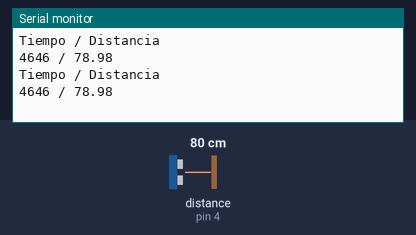
This sketch was run on a simulated Arduino Uno, built with avr-gcc and run on an emulated ATmega328P. Shown: the last lines printed to the serial monitor. Wiring (inferred from the names in the program): ultrasonic range finder: trigger pin 2; echo pin 4. The inputs (shaded band) are chosen by the test bench; at power-on: distance to the obstacle (sensor on pin 4) 80 cm. The echo pulse lasts 58.3 µs per cm.

Above: at 1.8 s.
1.9 s: distance to the obstacle (sensor on pin 4) set to 2 cm
At 2.5 s:
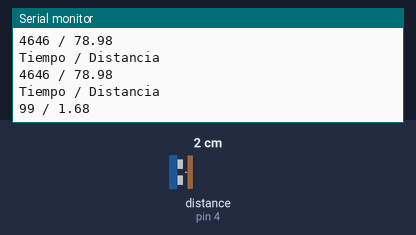
3.4 s: distance to the obstacle (sensor on pin 4) set to 4 cm
At 4.9 s:
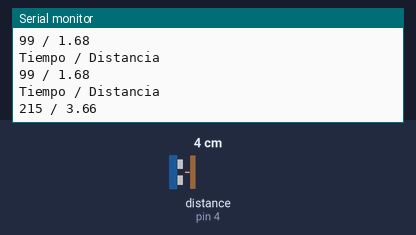
Timing chart, 0 to 6.4 s (numbered marks = the images above; inputs shaded):
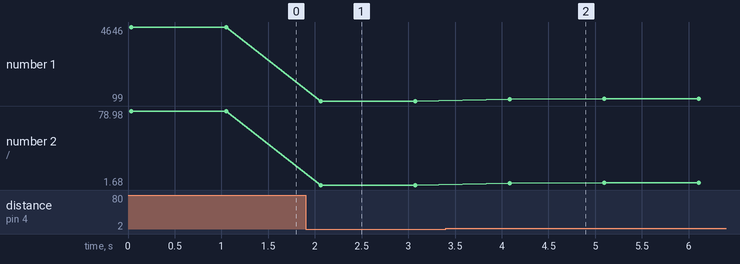

The sketch:

SensorUltrasonido.ino
```cpp
int trig = 2;
int eco = 4;
long tiempoPulso;
float dstMedida;

void setup() {
  Serial.begin(9600);
  pinMode(trig, OUTPUT);
  pinMode(eco, INPUT);
  digitalWrite(trig, LOW);
}
void loop() {
  delay(10);
  digitalWrite(trig, HIGH);
  delayMicroseconds(10);
  digitalWrite(trig, LOW);

  tiempoPulso = pulseIn(eco, HIGH);
  dstMedida = 0.0340 / 2 * tiempoPulso;
  Serial.println("Tiempo / Distancia");
  Serial.print(tiempoPulso);
  Serial.print(" / ");
  Serial.println(dstMedida);
  delay(1000);
}
```

Measured:
- after the input at 1.9 s, the serial monitor: prints a new line after 0.16 s (image 1)
- after the input at 3.4 s, the serial monitor: prints a new line after 0.69 s (image 2)
- plotted number 1: 4646 → 99 after the input at 1.9 s, 99 → 235 after the input at 3.4 s
- plotted number 2: 78.98 → 1.68 after the input at 1.9 s, 1.68 → 4 after the input at 3.4 s
